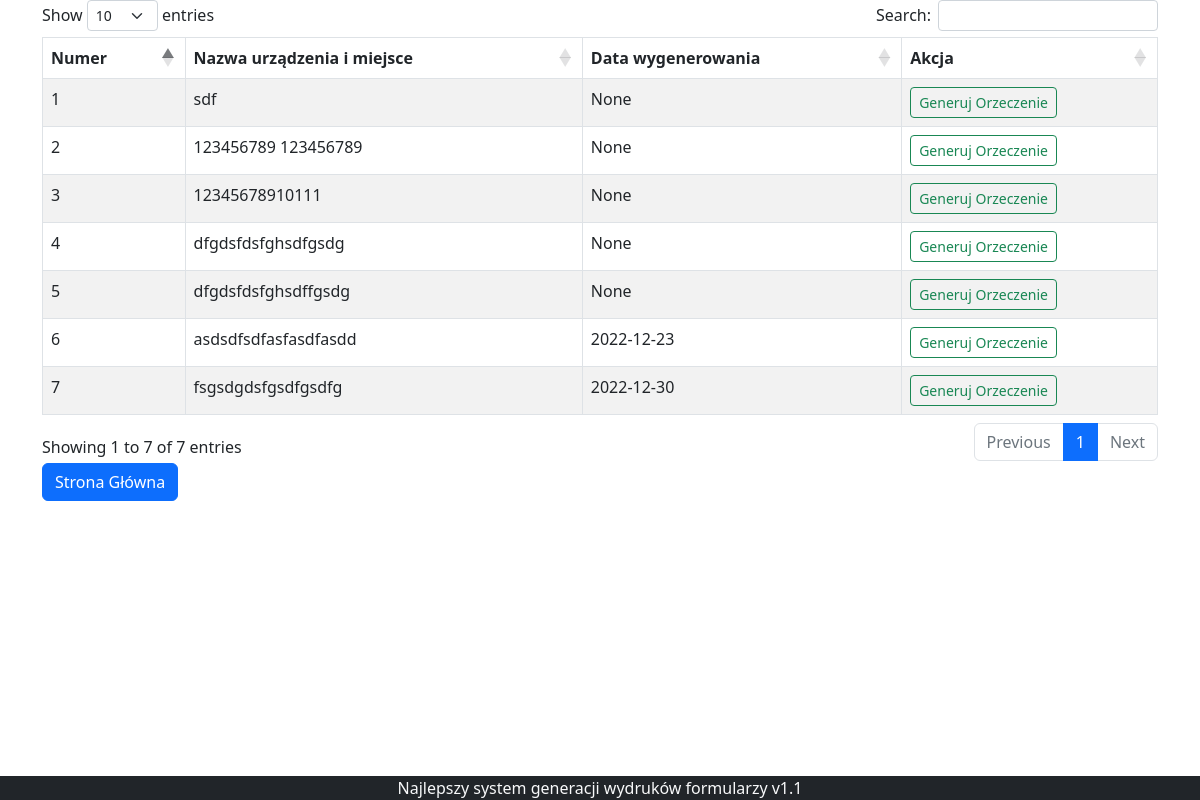
Page /lista_prot (signed in) on the committed database.
### app/models.py (models this page shows)
class Awaria(db.Model):
    id = db.Column(db.Integer, primary_key=True)
    urzadz_miejsc = db.Column(db.String())
    opis = db.Column(db.String())
    straty = db.Column(db.String())
    zalecenia = db.Column(db.String())
    koszt_szac = db.Column(db.String())
    cz_1_kom = db.Column(db.String())
    cz_2_kom = db.Column(db.String())
    stanowisko = db.Column(db.String())
    stanowisko2= db.Column(db.String())
    date = db.Column(db.Date())

### app/views.py (the view)
@login_required
@app.route('/lista_prot')
def view_lista_sec():
    lista_prot = Awaria.query.all()
    return render_template("lista_orzeczen_awar.html", title="Lista Protokołów Awaryjnych - zalogowano jako:{0}".format(current_user.name), lista_prot=lista_prot)

### app/views.py (called while the page is built)
@lm.user_loader
def load_user(user_id):
    return User.query.get(user_id)

### app/templates/lista_orzeczen_awar.html (shortened to what this page needs)
<!DOCTYPE html>
<html lang="en">
<head>
    <link rel="stylesheet" href="http://maxcdn.bootstrapcdn.com/font-awesome/4.2.0/css/font-awesome.min.css">
    <link rel="stylesheet" type="text/css" href="https://cdnjs.cloudflare.com/ajax/libs/twitter-bootstrap/5.2.0/css/bootstrap.min.css">
    <link rel="stylesheet" type="text/css" href="https://cdn.datatables.net/1.12.1/css/dataTables.bootstrap5.min.css">
</head>
<body>
<div class = "container">
    <div class="row">
        <table class = "table table-striped table-bordered">
            <thead>
            <tr>
                <th>
                    Numer
                </th>
                <th>
                    Nazwa urządzenia i miejsce
                </th>
                <th>
                    Data wygenerowania
                </th>
                <th>
                    Akcja
                </th>
            </tr>
            </thead>
            <tbody>
            {% for i in lista_prot %}
            <tr>
                <td>{{i.id}}</td>
                <td>{{i.urzadz_miejsc}}</td>
                <td>{{i.date}}</td>
                <td> <a href="/generate_sec/{{i.id}}" class="btn btn-outline-success btn-sm" role="button" aria-pressed="true">Generuj Orzeczenie</a></td>
            </tr>
            {% endfor %}
            </tbody>
        </table>
    </div>
</div>
<div class ="container">
    <div class ="d-flex flex-row">
    <a href="{{url_for('form_page_sec')}}" class="btn btn-primary" role="button" aria-pressed="true">Strona Główna</a>
    </div>
</div>
<footer class="fixed-bottom bg-dark">
    <div class="container" style="text-align: center">
        <span class="text-light center">Najlepszy system generacji wydruków formularzy v1.1 </span>
    </div>
</footer>
</body>
</html>

### rows in the picture
Awaria: id "1", urzadz_miejsc "sdf", date "None"
Awaria: id "2", urzadz_miejsc "123456789 123456789", date "None"
Awaria: id "3", urzadz_miejsc "12345678910111", date "None"
Awaria: id "4", urzadz_miejsc "dfgdsfdsfghsdfgsdg", date "None"
Awaria: id "5", urzadz_miejsc "dfgdsfdsfghsdffgsdg", date "None"
Awaria: id "6", urzadz_miejsc "asdsdfsdfasfasdfasdd", date "2022-12-23"
Awaria: id "7", urzadz_miejsc "fsgsdgdsfgsdfgsdfg", date "2022-12-30"
